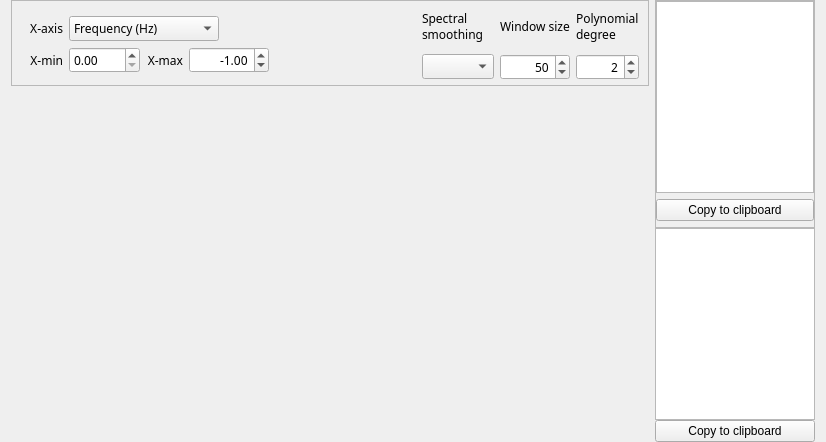
        <widget class="QWidget" name="fsTab">
         <attribute name="title">
          <string>Fourier Spectra</string>
         </attribute>
         <layout class="QHBoxLayout" name="horizontalLayout_7" stretch="4,1">
          <property name="topMargin">
           <number>0</number>
          </property>
          <property name="bottomMargin">
           <number>0</number>
          </property>
          <item>
           <widget class="QFrame" name="frame_7">
            <property name="frameShape">
             <enum>QFrame::NoFrame</enum>
            </property>
            <property name="frameShadow">
             <enum>QFrame::Raised</enum>
            </property>
            <layout class="QVBoxLayout" name="verticalLayout_17" stretch="0,1,1">
             <property name="spacing">
              <number>0</number>
             </property>
             <property name="leftMargin">
              <number>0</number>
             </property>
             <property name="topMargin">
              <number>0</number>
             </property>
             <property name="rightMargin">
              <number>0</number>
             </property>
             <property name="bottomMargin">
              <number>0</number>
             </property>
             <item>
              <widget class="QFrame" name="frame_42">
               <property name="sizePolicy">
                <sizepolicy hsizetype="Preferred" vsizetype="Fixed">
                 <horstretch>0</horstretch>
                 <verstretch>0</verstretch>
                </sizepolicy>
               </property>
               <property name="minimumSize">
                <size>
                 <width>0</width>
                 <height>0</height>
                </size>
               </property>
               <property name="font">
                <font>
                 <family>Sans Serif</family>
                </font>
               </property>
               <property name="frameShape">
                <enum>QFrame::StyledPanel</enum>
               </property>
               <property name="frameShadow">
                <enum>QFrame::Raised</enum>
               </property>
               <layout class="QGridLayout" name="gridLayout_3" columnstretch="3,0,0,0,0">
                <property name="topMargin">
                 <number>6</number>
                </property>
                <property name="bottomMargin">
                 <number>3</number>
                </property>
                <item row="1" column="3">
                 <widget class="QSpinBox" name="windowSizeSpinBox">
                  <property name="alignment">
                   <set>Qt::AlignRight|Qt::AlignTrailing|Qt::AlignVCenter</set>
                  </property>
                  <property name="maximum">
                   <number>99999999</number>
                  </property>
                  <property name="value">
                   <number>50</number>
                  </property>
                 </widget>
                </item>
                <item row="0" column="4">
                 <widget class="QLabel" name="label_17">
                  <property name="sizePolicy">
                   <sizepolicy hsizetype="Preferred" vsizetype="Fixed">
                    <horstretch>0</horstretch>
                    <verstretch>0</verstretch>
                   </sizepolicy>
                  </property>
                  <property name="text">
                   <string>Polynomial
degree</string>
                  </property>
                 </widget>
                </item>
                <item row="0" column="2">
                 <widget class="QLabel" name="label_15">
                  <property name="sizePolicy">
                   <sizepolicy hsizetype="Preferred" vsizetype="Fixed">
                    <horstretch>0</horstretch>
                    <verstretch>0</verstretch>
                   </sizepolicy>
                  </property>
                  <property name="text">
                   <string>Spectral
smoothing</string>
                  </property>
                 </widget>
                </item>
                <item row="1" column="4">
                 <widget class="QSpinBox" name="polyDegSpinBox">
                  <property name="alignment">
                   <set>Qt::AlignRight|Qt::AlignTrailing|Qt::AlignVCenter</set>
                  </property>
                  <property name="maximum">
                   <number>10</number>
                  </property>
                  <property name="value">
                   <number>2</number>
                  </property>
                 </widget>
                </item>
                <item row="1" column="2">
                 <widget class="QComboBox" name="lowPassFiltComboBox"/>
                </item>
                <item row="0" column="0" rowspan="2">
                 <widget class="QFrame" name="frame_3">
                  <property name="frameShape">
                   <enum>QFrame::NoFrame</enum>
                  </property>
                  <property name="frameShadow">
                   <enum>QFrame::Raised</enum>
                  </property>
                  <layout class="QGridLayout" name="gridLayout_5">
                   <item row="0" column="0">
                    <widget class="QLabel" name="label_19">
                     <property name="text">
                      <string>X-axis</string>
                     </property>
                     <property name="alignment">
                      <set>Qt::AlignRight|Qt::AlignTrailing|Qt::AlignVCenter</set>
                     </property>
                    </widget>
                   </item>
                   <item row="0" column="1" colspan="3">
                    <widget class="QComboBox" name="periodFreqComboBox">
                     <property name="sizePolicy">
                      <sizepolicy hsizetype="Fixed" vsizetype="Fixed">
                       <horstretch>0</horstretch>
                       <verstretch>0</verstretch>
                      </sizepolicy>
                     </property>
                     <property name="minimumSize">
                      <size>
                       <width>150</width>
                       <height>0</height>
                      </size>
                     </property>
                     <item>
                      <property name="text">
                       <string>Frequency (Hz)</string>
                      </property>
                     </item>
                     <item>
                      <property name="text">
                       <string>Period (s)</string>
                      </property>
                     </item>
                    </widget>
                   </item>
                   <item row="1" column="0">
                    <widget class="QLabel" name="label_21">
                     <property name="text">
                      <string>X-min</string>
                     </property>
                     <property name="alignment">
                      <set>Qt::AlignRight|Qt::AlignTrailing|Qt::AlignVCenter</set>
                     </property>
                    </widget>
                   </item>
                   <item row="1" column="1">
                    <widget class="QDoubleSpinBox" name="fsXminDSpinBox">
                     <property name="sizePolicy">
                      <sizepolicy hsizetype="Fixed" vsizetype="Fixed">
                       <horstretch>0</horstretch>
                       <verstretch>0</verstretch>
                      </sizepolicy>
                     </property>
                     <property name="minimumSize">
                      <size>
                       <width>50</width>
                       <height>0</height>
                      </size>
                     </property>
                     <property name="maximumSize">
                      <size>
                       <width>80</width>
                       <height>16777215</height>
                      </size>
                     </property>
                     <property name="maximum">
                      <double>1000.000000000000000</double>
                     </property>
                    </widget>
                   </item>
                   <item row="1" column="3">
                    <widget class="QDoubleSpinBox" name="fsXmaxDSpinBox">
                     <property name="sizePolicy">
                      <sizepolicy hsizetype="Fixed" vsizetype="Fixed">
                       <horstretch>0</horstretch>
                       <verstretch>0</verstretch>
                      </sizepolicy>
                     </property>
                     <property name="minimumSize">
                      <size>
                       <width>50</width>
                       <height>0</height>
                      </size>
                     </property>
                     <property name="maximumSize">
                      <size>
                       <width>80</width>
                       <height>16777215</height>
                      </size>
                     </property>
                     <property name="toolTip">
                      <string>Negative value sets the limit based on data.</string>
                     </property>
                     <property name="alignment">
                      <set>Qt::AlignRight|Qt::AlignTrailing|Qt::AlignVCenter</set>
                     </property>
                     <property name="buttonSymbols">
                      <enum>QAbstractSpinBox::UpDownArrows</enum>
                     </property>
                     <property name="minimum">
                      <double>-9999999999.000000000000000</double>
                     </property>
                     <property name="maximum">
                      <double>1000.000000000000000</double>
                     </property>
                     <property name="value">
                      <double>-1.000000000000000</double>
                     </property>
                    </widget>
                   </item>
                   <item row="1" column="2">
                    <widget class="QLabel" name="label_20">
                     <property name="text">
                      <string>X-max</string>
                     </property>
                     <property name="alignment">
                      <set>Qt::AlignRight|Qt::AlignTrailing|Qt::AlignVCenter</set>
                     </property>
                    </widget>
                   </item>
                   <item row="0" column="4" rowspan="2">
                    <spacer name="horizontalSpacer_8">
                     <property name="orientation">
                      <enum>Qt::Horizontal</enum>
                     </property>
                     <property name="sizeHint" stdset="0">
                      <size>
                       <width>40</width>
                       <height>20</height>
                      </size>
                     </property>
                    </spacer>
                   </item>
                  </layout>
                 </widget>
                </item>
                <item row="0" column="3">
                 <widget class="QLabel" name="label_16">
                  <property name="sizePolicy">
                   <sizepolicy hsizetype="Preferred" vsizetype="Fixed">
                    <horstretch>0</horstretch>
                    <verstretch>0</verstretch>
                   </sizepolicy>
                  </property>
                  <property name="text">
                   <string>Window size</string>
                  </property>
                 </widget>
                </item>
               </layout>
              </widget>
             </item>
             <item>
              <widget class="QFrame" name="frame_22">
               <property name="frameShape">
                <enum>QFrame::NoFrame</enum>
               </property>
               <property name="frameShadow">
                <enum>QFrame::Raised</enum>
               </property>
               <layout class="QHBoxLayout" name="horizontalLayout_8" stretch="1,1">
                <property name="spacing">
                 <number>0</number>
                </property>
                <property name="leftMargin">
                 <number>0</number>
                </property>
                <property name="topMargin">
                 <number>0</number>
                </property>
                <property name="rightMargin">
                 <number>0</number>
                </property>
                <property name="bottomMargin">
                 <number>0</number>
                </property>
                <item>
                 <widget class="QFrame" name="frame_27">
                  <property name="frameShape">
                   <enum>QFrame::NoFrame</enum>
                  </property>
                  <property name="frameShadow">
                   <enum>QFrame::Raised</enum>
                  </property>
                  <layout class="QVBoxLayout" name="verticalLayout_22">
                   <property name="spacing">
                    <number>0</number>
                   </property>
                   <property name="leftMargin">
                    <number>0</number>
                   </property>
                   <property name="topMargin">
                    <number>0</number>
                   </property>
                   <property name="rightMargin">
                    <number>0</number>
                   </property>
                   <property name="bottomMargin">
                    <number>0</number>
                   </property>
                   <item>
                    <layout class="QVBoxLayout" name="fsAmpLayout">
                     <property name="spacing">
                      <number>0</number>
                     </property>
                    </layout>
                   </item>
                  </layout>
                 </widget>
                </item>
                <item>
                 <widget class="QFrame" name="frame_28">
                  <property name="frameShape">
                   <enum>QFrame::NoFrame</enum>
                  </property>
                  <property name="frameShadow">
                   <enum>QFrame::Raised</enum>
                  </property>
                  <layout class="QVBoxLayout" name="verticalLayout_23">
                   <property name="spacing">
                    <number>0</number>
                   </property>
                   <property name="leftMargin">
                    <number>0</number>
                   </property>
                   <property name="topMargin">
                    <number>0</number>
                   </property>
                   <property name="rightMargin">
                    <number>0</number>
                   </property>
                   <property name="bottomMargin">
                    <number>0</number>
                   </property>
                   <item>
                    <layout class="QVBoxLayout" name="psAmpLayout">
                     <property name="spacing">
                      <number>0</number>
                     </property>
                    </layout>
                   </item>
                  </layout>
                 </widget>
                </item>
               </layout>
              </widget>
             </item>
             <item>
              <widget class="QFrame" name="frame_23">
               <property name="frameShape">
                <enum>QFrame::NoFrame</enum>
               </property>
               <property name="frameShadow">
                <enum>QFrame::Raised</enum>
               </property>
               <layout class="QHBoxLayout" name="horizontalLayout_13" stretch="1,1">
                <property name="spacing">
                 <number>0</number>
                </property>
                <property name="leftMargin">
                 <number>0</number>
                </property>
                <property name="topMargin">
                 <number>0</number>
                </property>
                <property name="rightMargin">
                 <number>0</number>
                </property>
                <property name="bottomMargin">
                 <number>0</number>
                </property>
                <item>
                 <widget class="QFrame" name="frame_29">
                  <property name="frameShape">
                   <enum>QFrame::NoFrame</enum>
                  </property>
                  <property name="frameShadow">
                   <enum>QFrame::Raised</enum>
                  </property>
                  <layout class="QVBoxLayout" name="verticalLayout_24">
                   <property name="spacing">
                    <number>0</number>
                   </property>
                   <property name="leftMargin">
                    <number>0</number>
                   </property>
                   <property name="topMargin">
                    <number>0</number>
                   </property>
                   <property name="rightMargin">
                    <number>0</number>
                   </property>
                   <property name="bottomMargin">
                    <number>0</number>
                   </property>
                   <item>
                    <layout class="QVBoxLayout" name="fsPhaseLayout">
                     <property name="spacing">
                      <number>0</number>
                     </property>
                    </layout>
                   </item>
                  </layout>
                 </widget>
                </item>
                <item>
                 <widget class="QFrame" name="frame_30">
                  <property name="frameShape">
                   <enum>QFrame::NoFrame</enum>
                  </property>
                  <property name="frameShadow">
                   <enum>QFrame::Raised</enum>
                  </property>
                  <layout class="QVBoxLayout" name="verticalLayout_25">
                   <property name="spacing">
                    <number>0</number>
                   </property>
                   <property name="leftMargin">
                    <number>0</number>
                   </property>
                   <property name="topMargin">
                    <number>0</number>
                   </property>
                   <property name="rightMargin">
                    <number>0</number>
                   </property>
                   <property name="bottomMargin">
                    <number>0</number>
                   </property>
                   <item>
                    <layout class="QVBoxLayout" name="fsUnwrappedPhaseLayout">
                     <property name="spacing">
                      <number>0</number>
                     </property>
                    </layout>
                   </item>
                  </layout>
                 </widget>
                </item>
               </layout>
              </widget>
             </item>
            </layout>
           </widget>
          </item>
          <item>
           <widget class="QFrame" name="frame_21">
            <property name="frameShape">
             <enum>QFrame::NoFrame</enum>
            </property>
            <property name="frameShadow">
             <enum>QFrame::Raised</enum>
            </property>
            <layout class="QVBoxLayout" name="verticalLayout_16">
             <property name="spacing">
              <number>0</number>
             </property>
             <property name="leftMargin">
              <number>0</number>
             </property>
             <property name="topMargin">
              <number>0</number>
             </property>
             <property name="rightMargin">
              <number>0</number>
             </property>
             <property name="bottomMargin">
              <number>0</number>
             </property>
             <item>
              <widget class="QFrame" name="frame_43">
               <property name="minimumSize">
                <size>
                 <width>0</width>
                 <height>100</height>
                </size>
               </property>
               <property name="frameShape">
                <enum>QFrame::StyledPanel</enum>
               </property>
               <property name="frameShadow">
                <enum>QFrame::Raised</enum>
               </property>
               <layout class="QVBoxLayout" name="verticalLayout_27">
                <property name="leftMargin">
                 <number>0</number>
                </property>
                <property name="topMargin">
                 <number>0</number>
                </property>
                <property name="rightMargin">
                 <number>0</number>
                </property>
                <property name="bottomMargin">
                 <number>6</number>
                </property>
                <item>
                 <widget class="QTableView" name="freqCharTableView">
                  <property name="font">
                   <font>
                    <family>Monospace</family>
                    <underline>false</underline>
                   </font>
                  </property>
                 </widget>
                </item>
                <item>
                 <widget class="QPushButton" name="freqCharCopyBtn">
                  <property name="text">
                   <string>Copy to clipboard</string>
                  </property>
                  <property name="icon">
                   <iconset resource="Main_icons.qrc">
                    <normaloff>:/allIcons/icons/data_sheet.svg</normaloff>:/allIcons/icons/data_sheet.svg</iconset>
                  </property>
                  <property name="iconSize">
                   <size>
                    <width>32</width>
                    <height>32</height>
                   </size>
                  </property>
                 </widget>
                </item>
               </layout>
              </widget>
             </item>
             <item>
              <widget class="QTableView" name="fsTableView">
               <property name="font">
                <font>
                 <family>Monospace</family>
                </font>
               </property>
              </widget>
             </item>
             <item>
              <widget class="QPushButton" name="fsToClipboardBtn">
               <property name="maximumSize">
                <size>
                 <width>16777215</width>
                 <height>16777215</height>
                </size>
               </property>
               <property name="text">
                <string>Copy to clipboard</string>
               </property>
               <property name="icon">
                <iconset resource="Main_icons.qrc">
                 <normaloff>:/allIcons/icons/data_sheet.svg</normaloff>:/allIcons/icons/data_sheet.svg</iconset>
               </property>
               <property name="iconSize">
                <size>
                 <width>32</width>
                 <height>32</height>
                </size>
               </property>
              </widget>
             </item>
            </layout>
           </widget>
          </item>
         </layout>
        </widget>
